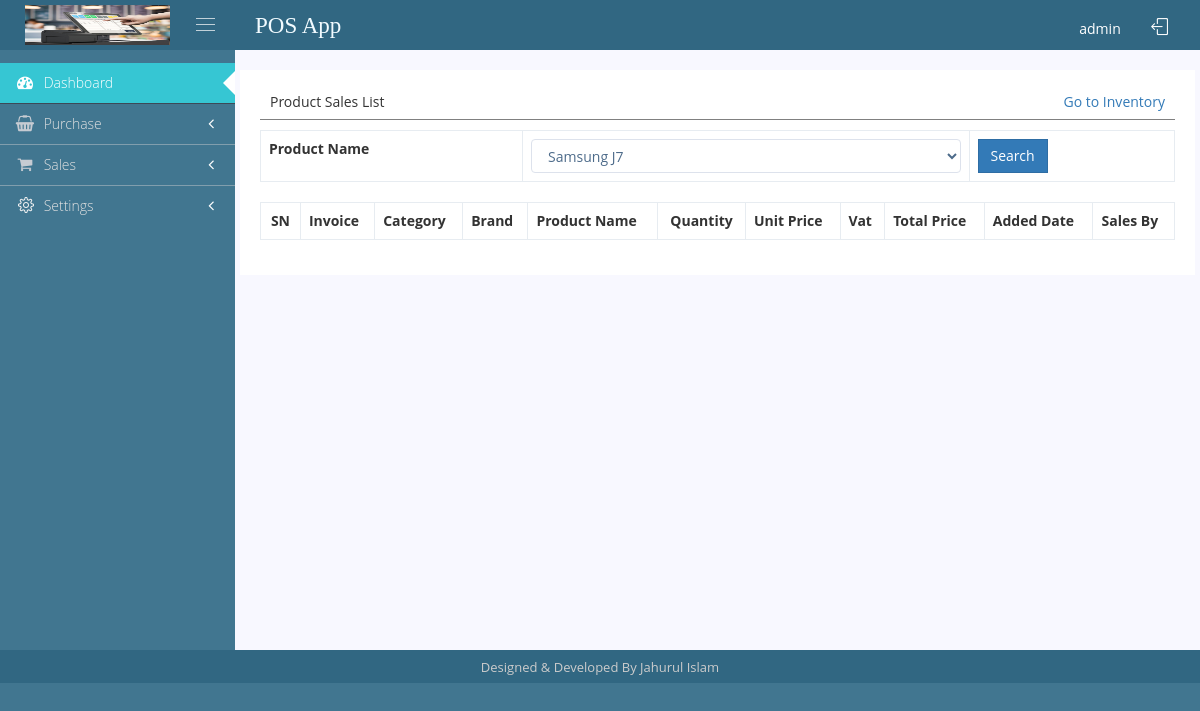
Before: /sales-list/ (signed in) with the older database file.
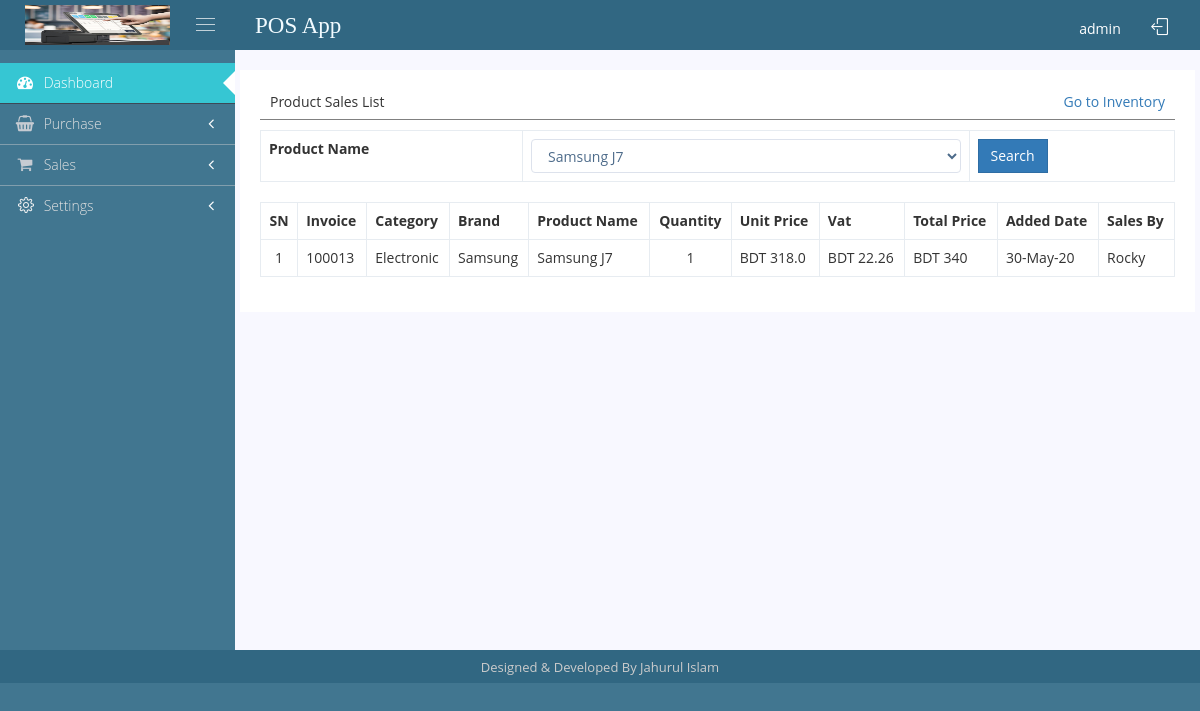
After: the same page with the newer database file.
### posapp/models.py (models this page shows, shortened)
class SalesInfo(models.Model):
    sales_invo      = models.IntegerField(default=0)
    product_cat     = models.ForeignKey(ProductCategory, on_delete=models.CASCADE)
    product_brand   = models.ForeignKey(ProductBrand, on_delete=models.CASCADE)
    product_name    = models.ForeignKey(ProductInfo, on_delete=models.CASCADE)
    quantity        = models.IntegerField(default=0)
    unit_price      = models.FloatField(default=0)
    total_vat       = models.FloatField(default=0)
    sales_by        = models.ForeignKey(UserList, on_delete=models.CASCADE)
    sales_date      = models.DateTimeField(auto_now_add=True)
    sales_complete  = models.BooleanField(default=False)
    status          = models.BooleanField(default=True)

class ProductCategory(models.Model):
    cat_name        = models.CharField(max_length=150, unique=True)
    added_date      = models.DateTimeField(auto_now_add=True)
    status          = models.BooleanField(default=True)
    def __str__(self):
        return self.cat_name

class ProductBrand(models.Model):
    brand_name      = models.CharField(max_length=150, unique=True)
    added_date      = models.DateTimeField(auto_now_add=True)
    status          = models.BooleanField(default=True)
    def __str__(self):
        return self.brand_name

class ProductInfo(models.Model):
    product_cat     = models.ForeignKey(ProductCategory, on_delete=models.CASCADE)
    product_brand   = models.ForeignKey(ProductBrand, on_delete=models.CASCADE)
    product_name    = models.CharField(max_length=200, unique=True)
    added_date      = models.DateTimeField(auto_now_add=True)
    status          = models.BooleanField(default=True)
    def __str__(self):
        return self.product_name

class UserList(models.Model):
    year            = models.ForeignKey(YearList, on_delete=models.CASCADE)
    country_name    = models.ForeignKey(CountryList, on_delete=models.CASCADE)
    company_name    = models.ForeignKey(CompanySetup, on_delete=models.CASCADE)
    user_full_name  = models.CharField(max_length=40)
    user_pass       = models.CharField(max_length=200)
    user_mobile     = models.CharField(max_length=15)
    user_email      = models.CharField(max_length=120, unique=True)
    user_address    = models.CharField(max_length=10)
    added_date      = models.DateTimeField(auto_now_add=True)
    status          = models.BooleanField(default=True)
    def __str__(self):
        return self.user_full_name

### posapp/views.py (the view, shortened to what this page needs)
# urls.py: path('sales-list/', views.sales_list, name="sales_list"),
def sales_list(request):
    if request.session["userid"]:
        if request.method == "GET":
            sales_list = models.SalesInfo.objects.filter(sales_by_id = request.session["userid"], sales_complete=True).order_by("-sales_invo")
            product_list  = models.ProductInfo.objects.filter(status=True)
            context = {
                "sales_list": sales_list,
                "product_list": product_list,
            }
            return render(request, "posapp/common/sales_list.html", context)
    else:
        return redirect("user_logout")

### posapp/templates/posapp/common/sales_list.html (shortened to what this page needs)
{% extends 'posapp/common/base.html' %}
{% load static %}
{% load mathfilters %}
{% block content %}
<div class="portlet-body form">
    <div class="row">
        <div class="portlet light">
            <div class="page_header">
                <div class="page_header_left">Product Sales List</div>
                <div class="page_header_right">
                    <a href="/inventory/">Go to Inventory</a>
                </div>
            </div>
            <form method="POST">{% csrf_token %}
                <table class="table table-bordered">
                    <tr>
                        <th>Product Name</th>
                        <td>
                            <select name="product_name" class="form-control">
                                {% for data in product_list %}
                                    <option value="{{ data.pk }}" {% if data.pk == product_name %} selected {% endif %}> {{ data.product_name }} </option>
                                {% endfor %}
                            </select>
                        </td>
                        <td><input type="submit" value="Search" class="btn btn-primary"/></td>
                    </tr>
                </table>
            </form>
            <table class="table table-bordered">
                <tr>
                    <th class="text-center">SN</th>
                    <th>Invoice</th>
                    <th>Category</th>
                    <th>Brand</th>
                    <th>Product Name</th>
                    <th class="text-center">Quantity</th>
                    <th>Unit Price</th>
                    <th>Vat</th>
                    <th>Total Price</th>
                    <th>Added Date</th>
                    <th>Sales By</th>
                </tr>
                {% for data in sales_list %}
                    <tr>
                        <td class="text-center">{{ forloop.counter }}</td>
                        <td>{{ data.sales_invo }}</td>
                        <td>{{ data.product_cat }}</td>
                        <td>{{ data.product_brand }}</td>
                        <td>{{ data.product_name }}</td>
                        <td class="text-center">{{ data.quantity }}</td>
                        <td>
                            {% if request.session.user_county == "USA" %}
                                ${{ data.unit_price }}
                            {% else %}
                                BDT {{ data.unit_price }}
                            {% endif %}
                        </td>
                        <td>
                            {% if request.session.user_county == "USA" %}
                                ${{ data.total_vat }}
                            {% else %}
                                BDT {{ data.total_vat }}
                            {% endif %}
                        </td>
                        <td>
                            {% if request.session.user_county == "USA" %}
                                ${{ data.unit_price|mul:data.quantity|add:data.total_vat }}
                            {% else %}
                                BDT {{ data.unit_price|mul:data.quantity|add:data.total_vat }}
                            {% endif %}
                        </td>
                        <td>{{ data.sales_date|date:"d-M-y" }}</td>
                        <td> {{ data.sales_by }} </td>
                    </tr>
                {% endfor %}
            </table>
        </div>
    </div>
</div>
{% endblock %}

Changed rows visible on the page:
added SalesInfo: sales_invo "100013", product_cat "Electronic", product_brand "Samsung", product_name "Samsung J7", quantity "1", unit_price "318.0", total_vat "22.26", unit_price|mul "340", sales_date "30-May-20", sales_by "Rocky"
